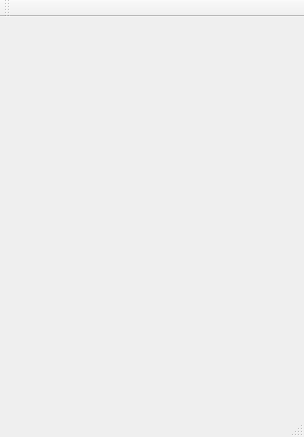
<?xml version="1.0" encoding="UTF-8"?>
<ui version="4.0">
 <class>MainWindow</class>
 <widget class="QMainWindow" name="MainWindow">
  <property name="geometry">
   <rect>
    <x>0</x>
    <y>0</y>
    <width>304</width>
    <height>437</height>
   </rect>
  </property>
  <property name="windowTitle">
   <string>MainWindow</string>
  </property>
  <widget class="QWidget" name="centralWidget"/>
  <widget class="QMenuBar" name="menuBar">
   <property name="geometry">
    <rect>
     <x>0</x>
     <y>0</y>
     <width>304</width>
     <height>21</height>
    </rect>
   </property>
  </widget>
  <widget class="QToolBar" name="mainToolBar">
   <attribute name="toolBarArea">
    <enum>TopToolBarArea</enum>
   </attribute>
   <attribute name="toolBarBreak">
    <bool>false</bool>
   </attribute>
  </widget>
  <widget class="QStatusBar" name="statusBar"/>
 </widget>
 <layoutdefault spacing="6" margin="11"/>
 <resources/>
 <connections/>
</ui>
